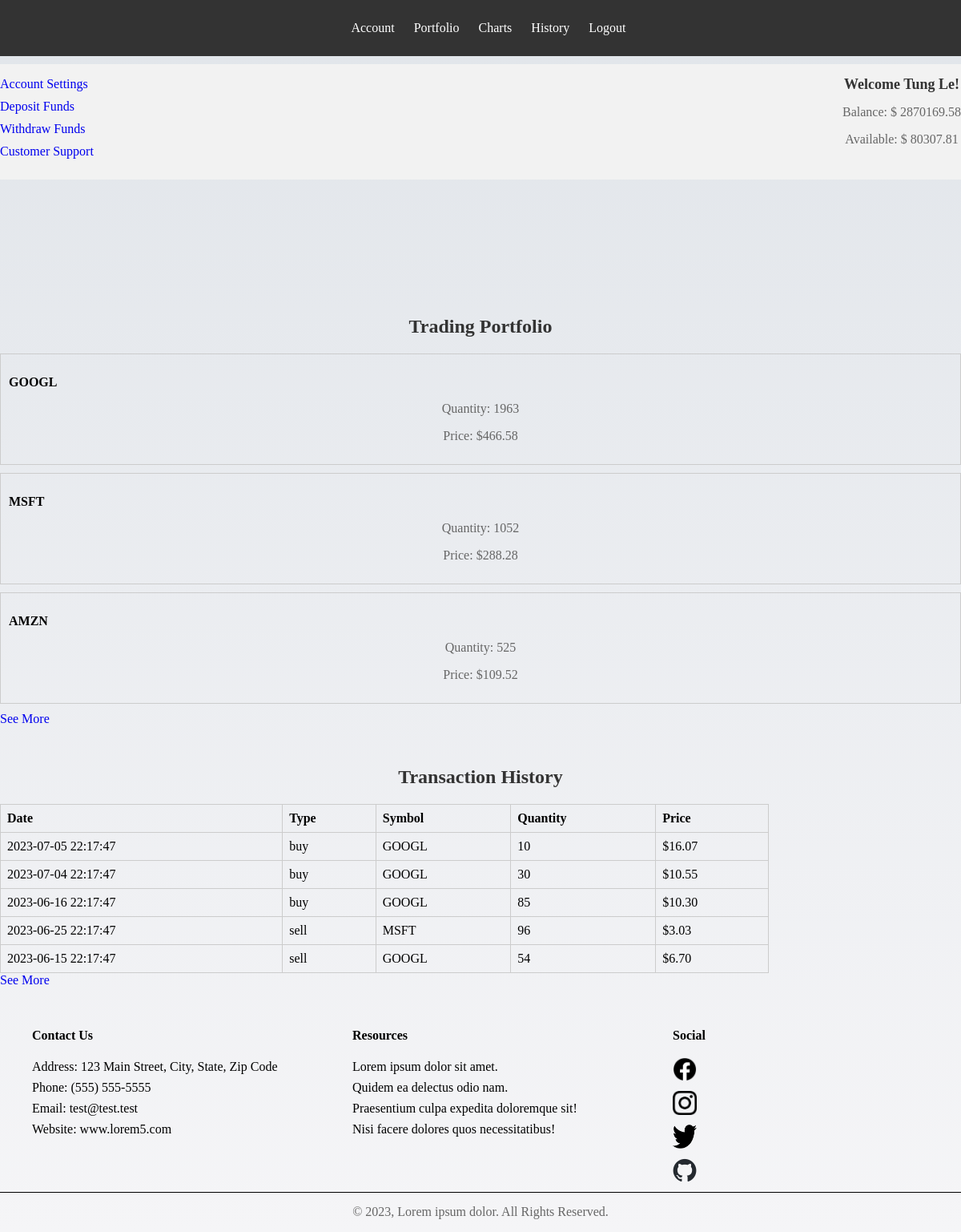
Page /afterlogin/dashboard.php (signed in) on the committed database.
### tables this page shows
CREATE TABLE `Users` (
  `UserID` int(11) NOT NULL,
  `username` varchar(255) NOT NULL,
  `email` varchar(255) NOT NULL,
  `password` varchar(255) NOT NULL,
  `first_name` varchar(255) NOT NULL,
  `last_name` varchar(255) NOT NULL,
  `dob` date DEFAULT NULL,
  `registration_date` timestamp NOT NULL DEFAULT current_timestamp(),
  `assets` decimal(18,2) DEFAULT 0.00,
  `money` decimal(18,2) DEFAULT 0.00
);

CREATE TABLE `Transactions` (
  `transaction_id` int(11) NOT NULL,
  `user_id` int(11) DEFAULT NULL,
  `symbol` varchar(10) NOT NULL,
  `transaction_type` enum('buy','sell') NOT NULL,
  `quantity` int(11) NOT NULL,
  `price` decimal(10,2) NOT NULL,
  `transaction_date` timestamp NOT NULL DEFAULT current_timestamp()
);

### includes/userinfo+.php (called while the page is built, shortened)
<?php
function db_connect()
{
    try {
        $pdo = new PDO("mysql:host=" . DBHOST . ";dbname=" . DBNAME, DBUSER, DBPASS);
        $pdo->setAttribute(PDO::ATTR_ERRMODE, PDO::ERRMODE_EXCEPTION);
        return $pdo;
    } catch (PDOException $e) {
        die($e->getMessage());
    }
}
$userId = $_SESSION['user_id'];
$pdo = db_connect();
$query = "SELECT * FROM Users WHERE UserID = ?";
$stmt = $pdo->prepare($query);
$stmt->execute([$userId]);
$userData = $stmt->fetch(PDO::FETCH_ASSOC);
$query = "SELECT * FROM Transactions WHERE user_id = ?";
$stmt = $pdo->prepare($query);
$stmt->execute([$userId]);
$userTransactions = $stmt->fetchAll(PDO::FETCH_ASSOC);
?>

### afterlogin/dashboard.php (the view, shortened to what this page needs)
<?php include_once "../includes/userinfo+.php" ?>
<?php include_once "../includes/head.php" ?>
<link rel="stylesheet" href="../css/logstyle.css">
</head>
<body>
    <div class="container">
        <header>
            <nav>
                <ul>
                    <li><a href="dashboard.php">Account</a></li>
                    <li><a href="#portfolio">Portfolio</a></li>
                    <li><a href="#charts">Charts</a></li>
                    <li><a href="#history">History</a></li>
                    <li><a href="#" id="logout">Logout</a></li>
                </ul>
            </nav>
        </header>
        <aside class="sidebar">
            <div>
                <h2>Welcome
                    <?php echo $userData['first_name'] . " " . $userData['last_name']; ?>!
                </h2>
                <p>Balance: $
                    <?php echo $userData['assets']; ?>
                </p>
                <p>Available: $
                    <?php echo $userData['money']; ?>
                </p>
            </div>
            <ul>
                <li><a href="account.php">Account Settings</a></li>
                <li><a href="deposit.php">Deposit Funds</a></li>
                <li><a href="withdraw.php">Withdraw Funds</a></li>
                <li><a href="support.php">Customer Support</a></li>
            </ul>
        </aside>
        <main class="main-content">
            <section id="portfolio" class="portfolio-section">
                <h2>Trading Portfolio</h2>
                <div class="portfolio-content">
                    <?php
                    $groupedTransactions = [];
                    foreach ($userTransactions as $transaction) {
                        $symbol = $transaction['symbol'];
                        if (!isset($groupedTransactions[$symbol])) {
                            $groupedTransactions[$symbol] = [];
                        }
                        $groupedTransactions[$symbol][] = $transaction;
                    }
                    foreach ($groupedTransactions as $symbol => $symbolTransactions) {
                        $totalQuantity = 0;
                        $totalPrice = 0;
                        foreach ($symbolTransactions as $transaction) {
                            $totalQuantity += $transaction['quantity'];
                            $totalPrice += $transaction['price'];
                        }
                        echo '<div class="asset">';
                        echo '<div class="theThing">';
                        echo '<h3>' . $symbol . '</h3>';
                        echo '<p>Quantity: ' . $totalQuantity . '</p>';
                        echo '<p>Price: $' . $totalPrice . '</p>';
                        echo '</div>';
                        echo '</div>';
                    }
                    ?>
                </div>
                <a href="#" class="see-more-link1">See More</a>
            </section>
            <section id="history" class="history-section">
                <h2>Transaction History</h2>
                <div class="history-content">
                    <table>
                        <thead>
                            <tr>
                                <th>Date</th>
                                <th>Type</th>
                                <th>Symbol</th>
                                <th>Quantity</th>
                                <th>Price</th>
                            </tr>
                        </thead>
                        <tbody class="more-history">
                            <?php
                            $limit = 5;
                            $count = 0;
                            foreach ($userTransactions as $transaction) {
                                if ($count < $limit) {
                                    echo '<tr>';
                                    echo '<td>' . $transaction['transaction_date'] . '</td>';
                                    echo '<td>' . $transaction['transaction_type'] . '</td>';
                                    echo '<td>' . $transaction['symbol'] . '</td>';
                                    echo '<td>' . $transaction['quantity'] . '</td>';
                                    echo '<td>$' . $transaction['price'] . '</td>';
                                    echo '</tr>';
                                    $count++;
                                } else {
                                    break;
                                }
                            }
                            ?>
                        </tbody>
                    </table>
                </div>
                <a href="#" class="see-more-link2">See More</a>
            </section>
        </main>
        <div id="footer2">
            <ul>
                <li>
                    <h4>Contact Us</h4>
                </li>
                <li>Address: 123 Main Street, City, State, Zip Code</li>
                <li>Phone: (555) 555-5555</li>
                <li>Email: test@test.test</li>
                <li>Website: www.lorem5.com</li>
            </ul>
            <ul>
                <li>
                    <h4>Resources</h4>
                </li>
                <li>Lorem ipsum dolor sit amet.</li>
                <li>Quidem ea delectus odio nam.</li>
                <li>Praesentium culpa expedita doloremque sit!</li>
                <li>Nisi facere dolores quos necessitatibus!</li>
            </ul>
            <ul>
                <li>
                    <h4 style="margin-bottom: 5%;">Social</h4>
                </li>
                <li><img src="./images/blackfacebook.png" alt="Facebook' page" style="width: 30px; height:30px;">
                </li>
                <li><img src="./images/blackinstagram.png" alt="Instagram's page" style="width: 30px; height:30px;">
                </li>
                <li><img src="./images/blacktwitter.png" alt="Twitter's page" style="width: 30px; height:30px;">
                </li>
                <li>
                    <img src="./images/github.png" alt="Github's page" style="width: 30px; height:30px;">
                </li>
            </ul>
        </div>
        <footer>
            <p>&copy; 2023, Lorem ipsum dolor. All Rights Reserved.</p>
        </footer>
    </div>
</body>
</html>

### includes/head.php (shortened to what this page needs)
<!DOCTYPE html>
<html lang="en">
<head>
    <link rel="stylesheet" href="../css/style.css">

### css/style.css (style rules this page uses)
* { box-sizing: border-box; }
body { margin: 0; }
img { cursor: pointer; }
.container { width: 100%; height: fit-content; background-image: linear-gradient(to bottom, #e1e5ea, #f5f5f7); animation: breathingAnimation 4s infinite alternate; display: flex; flex-direction: column; }
header { text-align: center; padding: 30px 0; }
a { text-decoration: none; }
ul { list-style-type: none; }
h2 { text-align: center; color: #333; }
p { text-align: center; margin-top: 15px; color: #666; }
#footer2 { display: flex; height: 35%; flex-direction: row; }
#footer2>ul { flex: 1; margin: 0; padding: 0; }
#footer2>ul>li { margin-bottom: 2%; margin-left: 10%; }
footer { border-top: 1px solid black; height: 5%; }

### css/logstyle.css (style rules this page uses)
header { background-color: #333; padding: 10px; position: fixed; width: 100%; height: fit-content; top: 0; z-index: 10; }
nav ul { list-style: none; }
nav li { display: inline-block; margin-right: 20px; }
nav a { color: #fff; text-decoration: none; }
.sidebar { width: 30%; float: left; background-color: #f2f2f2; padding: 20px; position: fixed; margin-top: 5vh; }
.sidebar h2 { font-size: 18px; margin-bottom: 10px; }
.sidebar ul { list-style: none; padding: 0; }
.sidebar li { margin-bottom: 10px; }
.main-content { display: flex; flex-direction: column; width: 69%; margin-left: 30%; margin-top: 10%; }
.portfolio-section { margin-bottom: 30px; }
.portfolio-section h2 { font-size: 24px; margin-bottom: 20px; }
.asset { border: 1px solid #ccc; padding: 10px; margin-bottom: 10px; }
.asset h3 { font-size: 16px; margin-bottom: 5px; }
.history-section { margin-bottom: 30px; }
.history-section h2 { font-size: 24px; margin-bottom: 20px; }
table { width: 80%; border-collapse: collapse; }
table th, table td { border: 1px solid #ccc; padding: 8px; text-align: left; }
.asset { position: relative; }
@media only screen and (min-width: 600px) { .container { display: flex; flex-direction: column; } }
@media only screen and (min-width: 600px) { .sidebar { height: fit-content; justify-content: space-between; width: 100%; padding: 0; float: none; margin-top: 10vh; background-color: #f2f2f2; display: flex; flex-direction: row-reverse; z-index: 5; position: relative; } }
@media only screen and (min-width: 600px) { .main-content { width: 100vw; margin-left: 0; } }

### rows in the picture
users: first_name "Tung", last_name "Le", assets "2870169.58", money "80307.81"
transactions: symbol "MSFT"
transactions: transaction_date "2023-07-05 22:17:47", transaction_type "buy", symbol "GOOGL", quantity "10", price "16.07"
transactions: transaction_date "2023-07-04 22:17:47", transaction_type "buy", symbol "GOOGL", quantity "30", price "10.55"
transactions: transaction_date "2023-06-16 22:17:47", transaction_type "buy", symbol "GOOGL", quantity "85", price "10.30"
transactions: transaction_date "2023-06-25 22:17:47", transaction_type "sell", symbol "MSFT", quantity "96", price "3.03"
transactions: transaction_date "2023-06-15 22:17:47", transaction_type "sell", symbol "GOOGL", quantity "54", price "6.70"

### other values in the picture
$symbol "GOOGL"
$totalQuantity "1963"
$totalPrice "466.58"
$totalQuantity "1052"
$totalPrice "288.28"
$symbol "AMZN"
$totalQuantity "525"
$totalPrice "109.52"
